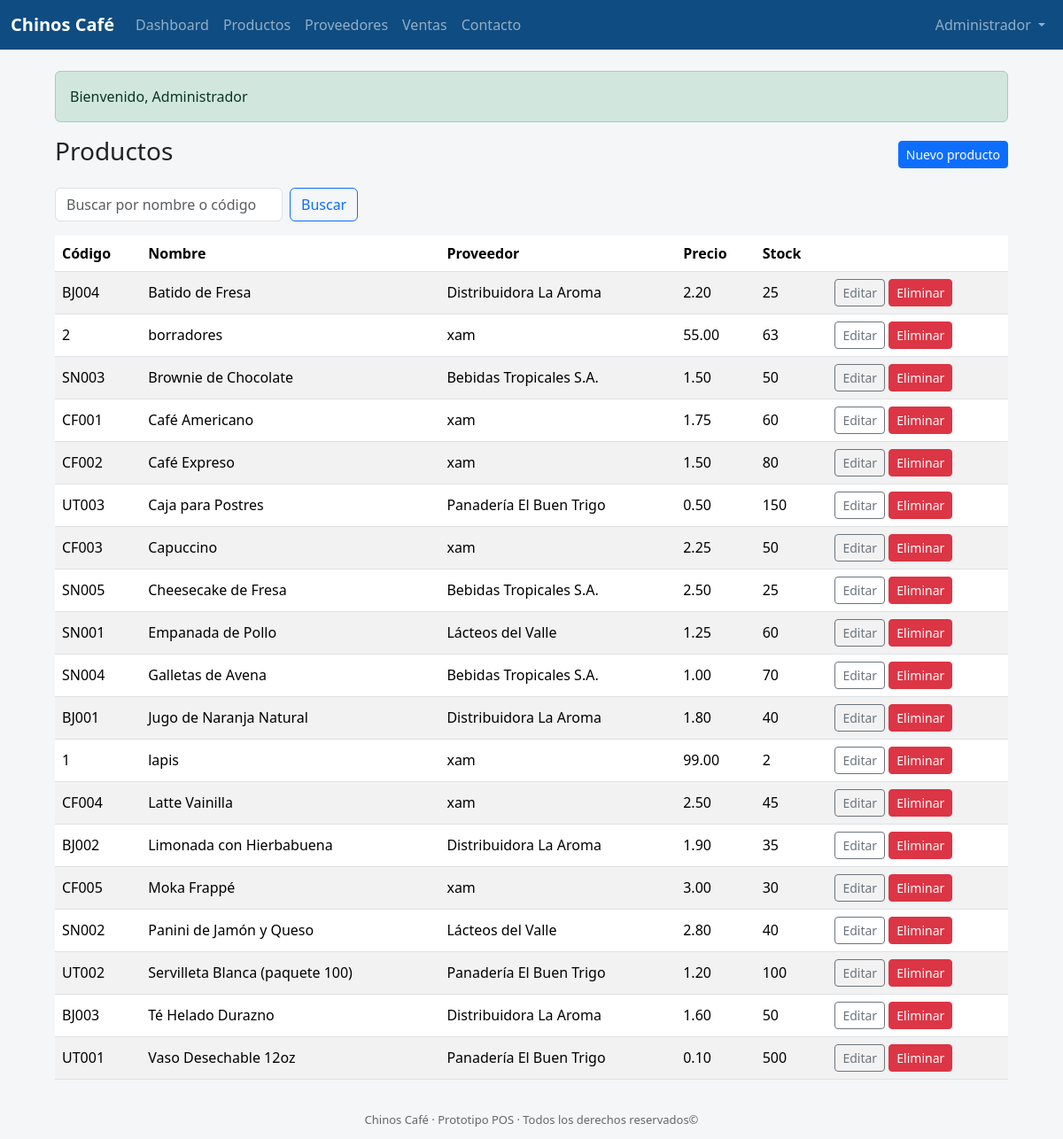
The page /chinoscafe/products.php (signed in) on the database its author committed.
### tables this page shows
CREATE TABLE `users` (
  `id` int(11) NOT NULL,
  `username` varchar(100) NOT NULL,
  `password_hash` varchar(255) NOT NULL,
  `full_name` varchar(150) DEFAULT NULL,
  `created_at` timestamp NOT NULL DEFAULT current_timestamp()
);

CREATE TABLE `products` (
  `id` int(11) NOT NULL,
  `supplier_id` int(11) DEFAULT NULL,
  `code` varchar(50) DEFAULT NULL,
  `name` varchar(200) NOT NULL,
  `description` text DEFAULT NULL,
  `price` decimal(10,2) NOT NULL DEFAULT 0.00,
  `stock` int(11) NOT NULL DEFAULT 0,
  `created_at` timestamp NOT NULL DEFAULT current_timestamp()
);

CREATE TABLE `suppliers` (
  `id` int(11) NOT NULL,
  `name` varchar(150) NOT NULL,
  `phone` varchar(50) DEFAULT NULL,
  `email` varchar(100) DEFAULT NULL,
  `address` varchar(255) DEFAULT NULL,
  `created_at` timestamp NOT NULL DEFAULT current_timestamp()
);

### chinoscafe/auth.php (called while the page is built, shortened)
<?php
require_once 'db.php';
function flash_get() {
    if (!empty($_SESSION['flash'])) {
        $f = $_SESSION['flash'];
        return $f;
    }
    return null;
}
function current_user() {
    global $mysqli;
    $id = intval($_SESSION['user_id']);
    $res = $mysqli->query("SELECT id, username, full_name FROM users WHERE id = $id LIMIT 1");
    if ($res && $res->num_rows) {
        $cache = $res->fetch_assoc();
        return $cache;
    }
    return null;
}

### chinoscafe/products.php (the view, shortened to what this page needs)
<?php
require_once 'db.php';
require_once 'auth.php';
require_once __DIR__ . '/utils/replicate_helper.php';
$qsearch = trim($_GET['q'] ?? '');
$where = '';
$products = $mysqli->query("SELECT p.*, s.name as supplier_name FROM products p LEFT JOIN suppliers s ON p.supplier_id = s.id $where ORDER BY p.name LIMIT 200");
include 'header.php';
?>
<div class="d-flex justify-content-between align-items-center mb-3">
  <h3>Productos</h3>
  <div><button class="btn btn-sm btn-primary" data-bs-toggle="modal" data-bs-target="#modalAdd">Nuevo producto</button></div>
</div>
<form class="row g-2 mb-3" method="get">
  <div class="col-auto"><input name="q" value="<?php echo htmlspecialchars($qsearch); ?>" class="form-control" placeholder="Buscar por nombre o código"></div>
  <div class="col-auto"><button class="btn btn-outline-primary">Buscar</button></div>
</form>
<table class="table table-striped">
  <thead><tr><th>Código</th><th>Nombre</th><th>Proveedor</th><th>Precio</th><th>Stock</th><th></th></tr></thead>
  <tbody>
    <?php while($p = $products->fetch_assoc()): ?>
      <tr>
        <td><?php echo htmlspecialchars($p['code']); ?></td>
        <td><?php echo htmlspecialchars($p['name']); ?></td>
        <td><?php echo htmlspecialchars($p['supplier_name']); ?></td>
        <td><?php echo number_format($p['price'],2); ?></td>
        <td><?php echo intval($p['stock']); ?></td>
        <td>
          <a class="btn btn-sm btn-outline-secondary" href="edit_product.php?id=<?php echo $p['id']; ?>">Editar</a>
          <form method="post" style="display:inline" onsubmit="return confirm('Eliminar producto?');">
            <button class="btn btn-sm btn-danger">Eliminar</button>
          </form>
        </td>
      </tr>
    <?php endwhile; ?>
  </tbody>
</table>
<?php include 'footer.php'; ?>

### chinoscafe/header.php (shortened to what this page needs)
<?php
require_once 'db.php';
require_once 'auth.php';
$flash = flash_get();
$user = current_user();
?>
<!doctype html>
<html>
<head>
  <link href="https://cdn.jsdelivr.net/npm/bootstrap@5.3.2/dist/css/bootstrap.min.css" rel="stylesheet">
  <link rel="stylesheet" href="assets/css/style.css">
</head>
<body>
<nav class="navbar navbar-expand-lg navbar-dark" style="background:#0f4c81;">
  <div class="container-fluid">
    <a class="navbar-brand" href="index.php">Chinos Café</a>
    <div class="collapse navbar-collapse" id="navMenu">
      <ul class="navbar-nav me-auto mb-2 mb-lg-0">
        <li class="nav-item"><a class="nav-link" href="index.php">Dashboard</a></li>
        <li class="nav-item"><a class="nav-link" href="products.php">Productos</a></li>
        <li class="nav-item"><a class="nav-link" href="suppliers.php">Proveedores</a></li>
        <li class="nav-item"><a class="nav-link" href="sales.php">Ventas</a></li>
        <li class="nav-item"><a class="nav-link" href="contact.php">Contacto</a></li>
      </ul>
      <ul class="navbar-nav ms-auto">
        <?php if ($user): ?>
          <li class="nav-item dropdown">
            <a class="nav-link dropdown-toggle" href="#" id="userMenu" role="button" data-bs-toggle="dropdown" aria-expanded="false">
              <?php echo htmlspecialchars($user['full_name'] ?: $user['username']); ?>
            </a>
          </li>
        <?php else: ?>
          <li class="nav-item"><a class="nav-link" href="login.php">Ingresar</a></li>
        <?php endif; ?>
      </ul>
    </div>
  </div>
</nav>
<div class="container my-4">
  <?php if ($flash): ?>
    <div class="alert alert-<?php echo ($flash['type']==='error' ? 'danger' : ($flash['type']==='warning'?'warning':'success')); ?>">
      <?php echo htmlspecialchars($flash['msg']); ?>
    </div>
  <?php endif; ?>

### chinoscafe/assets/css/style.css (style rules this page uses)
body { background:#f4f6f8; color:#222; }
.navbar-brand { font-weight:700; }
.container { max-width:1100px; }
.table td, .table th { vertical-align: middle; }

### rows shown on the page
users: full_name "Administrador"
products: code "BJ004", name "Batido de Fresa", supplier.name "Distribuidora La Aroma", price "2.20", stock "25"
products: code "2", name "borradores", supplier.name "xam", price "55.00", stock "63"
products: code "SN003", name "Brownie de Chocolate", supplier.name "Bebidas Tropicales S.A.", price "1.50", stock "50"
products: code "CF001", name "Café Americano", supplier.name "xam", price "1.75", stock "60"
products: code "CF002", name "Café Expreso", supplier.name "xam", price "1.50", stock "80"
products: code "UT003", name "Caja para Postres", supplier.name "Panadería El Buen Trigo", price "0.50", stock "150"
products: code "CF003", name "Capuccino", supplier.name "xam", price "2.25", stock "50"
products: code "SN005", name "Cheesecake de Fresa", supplier.name "Bebidas Tropicales S.A.", price "2.50", stock "25"
products: code "SN001", name "Empanada de Pollo", supplier.name "Lácteos del Valle", price "1.25", stock "60"
products: code "SN004", name "Galletas de Avena", supplier.name "Bebidas Tropicales S.A.", price "1.00", stock "70"
products: code "BJ001", name "Jugo de Naranja Natural", supplier.name "Distribuidora La Aroma", price "1.80", stock "40"
products: code "1", name "lapis", supplier.name "xam", price "99.00", stock "2"
products: code "CF004", name "Latte Vainilla", supplier.name "xam", price "2.50", stock "45"
products: code "BJ002", name "Limonada con Hierbabuena", supplier.name "Distribuidora La Aroma", price "1.90", stock "35"
products: code "CF005", name "Moka Frappé", supplier.name "xam", price "3.00", stock "30"
products: code "SN002", name "Panini de Jamón y Queso", supplier.name "Lácteos del Valle", price "2.80", stock "40"
products: code "UT002", name "Servilleta Blanca (paquete 100)", supplier.name "Panadería El Buen Trigo", price "1.20", stock "100"
products: code "BJ003", name "Té Helado Durazno", supplier.name "Distribuidora La Aroma", price "1.60", stock "50"
products: code "UT001", name "Vaso Desechable 12oz", supplier.name "Panadería El Buen Trigo", price "0.10", stock "500"

### other values the page prints
$flash['msg'] "Bienvenido, Administrador"
